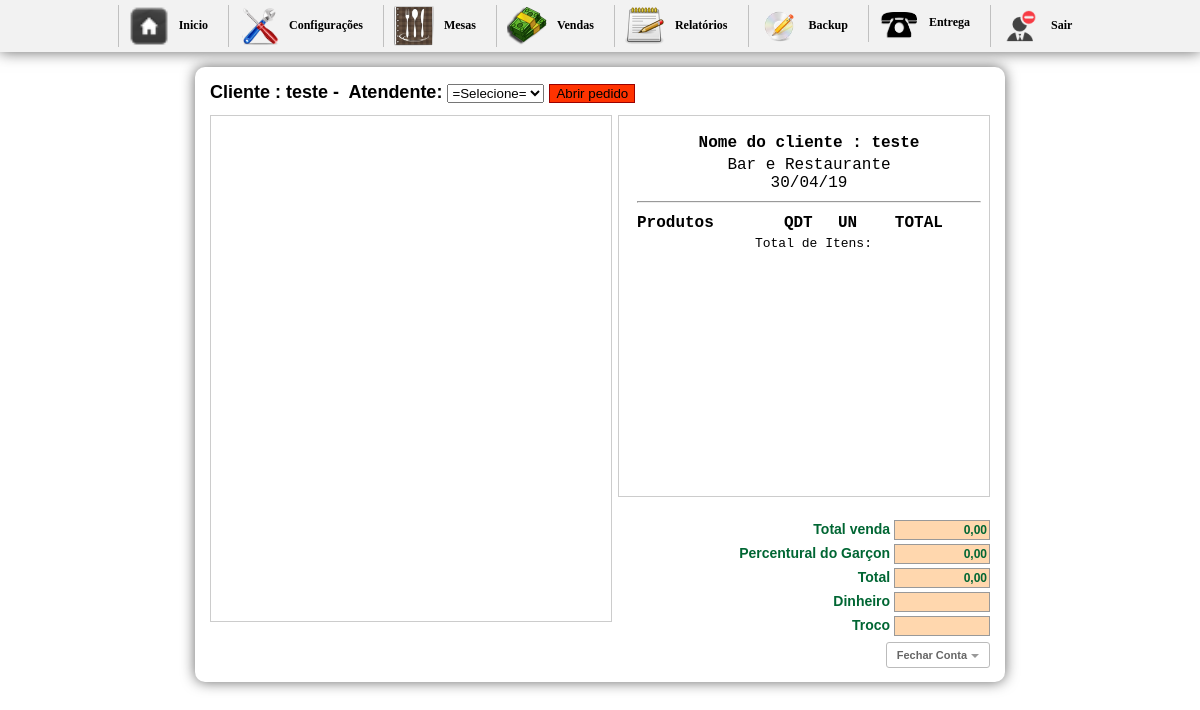
The app's page /inicio2.php?btn=vendapedido&id_mesa=47&idGarcon=9 (signed in), older data.
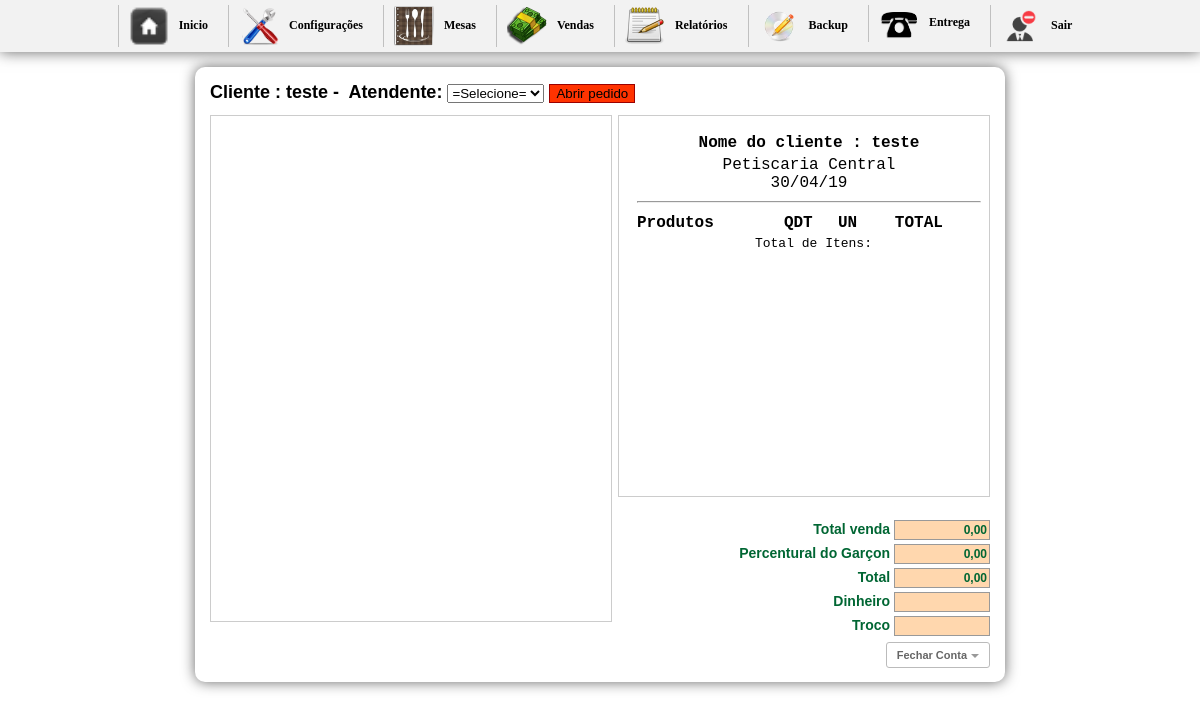
The same page, newer data.
### tables this page shows
CREATE TABLE `config` (
  `id_conf` int(30) NOT NULL,
  `empresa` varchar(200) NOT NULL,
  `telefone` varchar(30) NOT NULL,
  `pgarcon` int(10) NOT NULL,
  `ativo` int(2) NOT NULL
);

### vendapedido.php (the view, shortened to what this page needs)
<?php require_once('Connections/sistema.php'); ?>
<?php
if (!function_exists("GetSQLValueString")) {
function GetSQLValueString($theValue, $theType, $theDefinedValue = "", $theNotDefinedValue = "")
{
  $theValue = function_exists("mysql_real_escape_string") ? mysql_real_escape_string($theValue) : mysql_escape_string($theValue);
  switch ($theType) {
    case "long":
    case "int":
      $theValue = ($theValue != "") ? intval($theValue) : "NULL";
      break;
  }
  return $theValue;
}
}
$colname_Recordset1 = "-1";
if (isset($_GET['id_mesa'])) {
  $colname_Recordset1 = $_GET['id_mesa'];
}
$query_Recordset1 = sprintf("SELECT * FROM pedido WHERE id_mesa = %s", GetSQLValueString($colname_Recordset1, "int"));
$Recordset1 = mysql_query($query_Recordset1, $sistema) or die(mysql_error());
$row_Recordset1 = mysql_fetch_assoc($Recordset1);
$numero = $_GET['id_mesa'];
?>
<?php
  $sql1 = mysql_query("SELECT * FROM pedido WHERE id_mesa ='$numero'") or die(mysql_error());
  $cont1 = mysql_fetch_array($sql1);
  $sit = $cont1['situacao'];
  ?>
<h1>
<form action="" method="post" enctype="multipart/form-data">
Cliente : <?php echo $row_Recordset1['nome']; ?>&nbsp-&nbsp;
Atendente:
<select name="nomeGarcon">
<option value="0">=Selecione=</option>
</select>
<?php if($sit == "0"){?>
<input name="ok" type="submit" value="Abrir pedido" style="background-color: #F30; border:1px solid #9B0000;" />
<?php }else{ ?>
<input name="ok" type="submit" value="Alterar" style=" background-color:#090; border:1px solid #030;" />
<?php } ?>
</form>
</h1>
<div id="boxprodutos"><br/>
</div>
<div id="box">
	<div id="comentarios">
    <table width="100%" border="0" class="inputs">
  <tr>
 <?php $n = mysql_query("SELECT * FROM config");
 	$a = mysql_fetch_array($n);
 ?>
  <td align="center" style="font-size:16px;"><strong>Nome do cliente : <?php echo $row_Recordset1['nome']; ?></strong></td>
  </tr>
  <tr>
    <td align="center" style="font-size:16px;"><?php echo $a['empresa'] ?><br/> <?php echo date("d/m/y") ?></td>
    </tr>
    <tr>
    <td><hr/></td>
    </tr>
</table>
    <table width="100%">
    <tr>
	  <td  style="font-size:16px;"><strong>Produtos</strong></td>
      <td width="13%" align="center" style="font-size:16px;"><strong>QDT</strong></td>
      <td width="15%" align="center" style="font-size:16px;"><strong>UN</strong></td>
	  <td align="center" style="font-size:16px;"><strong>TOTAL</strong></td>
	  <td align="center">&nbsp;</td>
	  </tr>
	<tr class="fontcomanda">
	  <td colspan="3" align="right">Total de Itens:</td>
	  <td align="right"><?php echo $itens ?></td>
	  <td align="right">&nbsp;</td>
	  </tr>
    </table>
 <div id="formulario">
    <?php $totals = number_format($total, 2, ',', '.'); ?>
<form name="formulario" action="" method="post" enctype="multipart/form-data">
            <span class="valores">Total venda </span>
        <input name="total" type="text" value="<?php echo $totals ?>" size="8" maxlength="6" class="calc" readonly="true"/><br/>
        	<?php
			$g = mysql_query("SELECT * FROM config") or die(mysql_error());
			$w = mysql_fetch_array($g);
			$ativo = $w['ativo'];
			$percentual = $w['pgarcon'];
			if($ativo == 1){
			$porcento_garcon = $percentual;
			}else{
			$porcento_garcon = 0;
			}
				$pgarcon = $total * $porcento_garcon / 100;
				$somatotal = $total + $pgarcon;
			?>
                <span class="valores">Percentural do Garçon </span>
                <input name="garconP" type="text" class="calc" id="garconP" value="<?php echo number_format($pgarcon, 2, ',', '.'); ?>"/><br/>
                <span class="valores">Total </span>
                <input name="somatotal" type="text" class="calc" id="somatotal" value="<?php echo number_format($somatotal, 2, ',', '.'); ?>"/><br/>
        <span class="valores">Dinheiro </span>
        <input name="dinheiro" type="text" size="8"  class="calc" onkeyup="javascript:operacao('')" id="dinheiro-1"/><br/>
            <span class="valores">Troco </span>
            <input name="troco" type="text" class="calc" size="8" maxlength="8" readonly="true"/><br/>
      </form>
      <br/>
      <?php
	  $mesas = $_GET['id_mesa'];
	  ?>
      <a href="imprimepedido.php?id_mesa=<?php echo $mesas;?>&pgarcon=<?php echo $pgarcon?>&somatotal=<?php echo $somatotal ?>"
  onclick="NovaJanela(this.href,'nomeJanela','750','600','yes');return false" class="button">
  Fechar Conta</a>
      </div>
  </div>
</div>

Row changes from the older to the newer data that the page shows:
changed config: empresa "Bar e Restaurante" → "Petiscaria Central"
